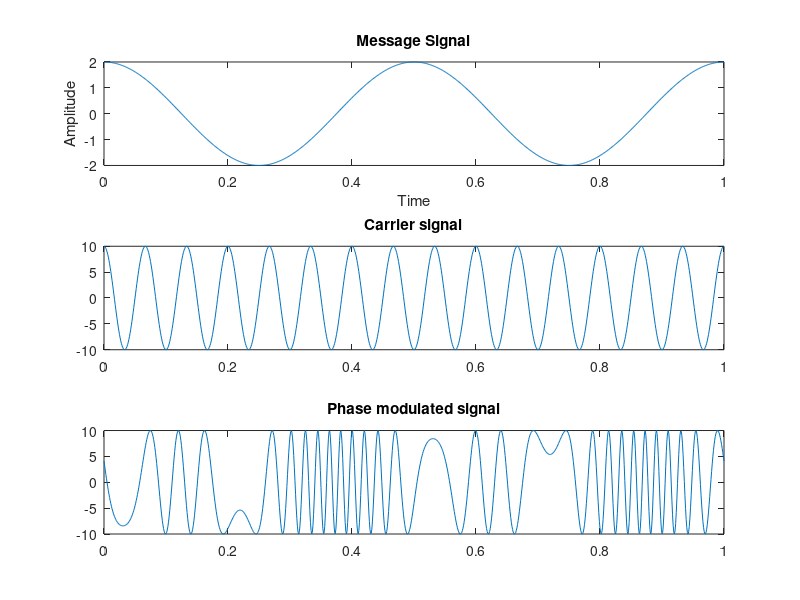

Source code (MATLAB):
clc
clear all;
close all;
t=0:0.001:1;
vm=2;
vc=10;
fm=2;
fc=15;
m=10;
Sm=vm*cos(2*pi*fm*t);
xlabel('Time');
ylabel('Amplitude');
subplot(3,1,1);
plot(t,Sm);
title('Message Signal');
Sl=vc*cos(2*pi*fc*t);
xlabel('Time');
ylabel('Amplitude');
subplot(3,1,2);
plot(t,Sl);
title('Carrier signal');
spm=vc*cos((2*pi*fc*t) + m.*(vm*cos(2*pi*fm*t))); 
subplot(3,1,3);
xlabel('Time');
ylabel('Amplitude');
plot(t,spm);
title('Phase modulated signal');
